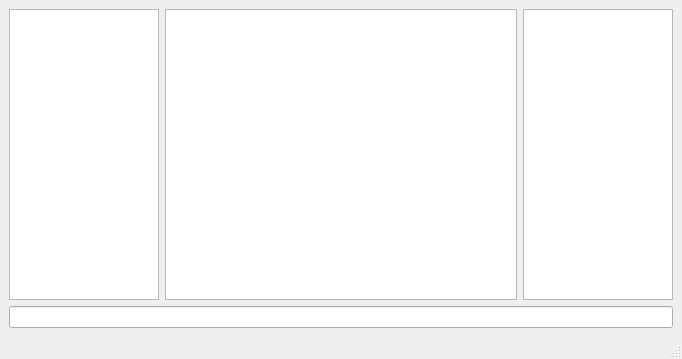
<?xml version="1.0" encoding="UTF-8"?>
<ui version="4.0">
 <class>MainWindow</class>
 <widget class="QMainWindow" name="MainWindow">
  <property name="geometry">
   <rect>
    <x>0</x>
    <y>0</y>
    <width>682</width>
    <height>359</height>
   </rect>
  </property>
  <property name="windowTitle">
   <string>MainWindow</string>
  </property>
  <widget class="QWidget" name="centralwidget">
   <layout class="QVBoxLayout" name="verticalLayout">
    <item>
     <layout class="QHBoxLayout" name="horizontalLayout">
      <item>
       <widget class="QListView" name="channellist">
        <property name="sizePolicy">
         <sizepolicy hsizetype="Fixed" vsizetype="Expanding">
          <horstretch>0</horstretch>
          <verstretch>0</verstretch>
         </sizepolicy>
        </property>
        <property name="maximumSize">
         <size>
          <width>150</width>
          <height>16777215</height>
         </size>
        </property>
       </widget>
      </item>
      <item>
       <widget class="QTextBrowser" name="chatarea">
        <property name="sizePolicy">
         <sizepolicy hsizetype="MinimumExpanding" vsizetype="Expanding">
          <horstretch>3</horstretch>
          <verstretch>0</verstretch>
         </sizepolicy>
        </property>
       </widget>
      </item>
      <item>
       <widget class="QListWidget" name="nicklist">
        <property name="enabled">
         <bool>true</bool>
        </property>
        <property name="sizePolicy">
         <sizepolicy hsizetype="Fixed" vsizetype="Expanding">
          <horstretch>0</horstretch>
          <verstretch>0</verstretch>
         </sizepolicy>
        </property>
        <property name="maximumSize">
         <size>
          <width>150</width>
          <height>16777215</height>
         </size>
        </property>
       </widget>
      </item>
     </layout>
    </item>
    <item>
     <widget class="QLineEdit" name="input"/>
    </item>
   </layout>
  </widget>
  <widget class="QMenuBar" name="menubar">
   <property name="geometry">
    <rect>
     <x>0</x>
     <y>0</y>
     <width>682</width>
     <height>25</height>
    </rect>
   </property>
  </widget>
  <widget class="QStatusBar" name="statusbar"/>
 </widget>
 <resources/>
 <connections/>
</ui>
